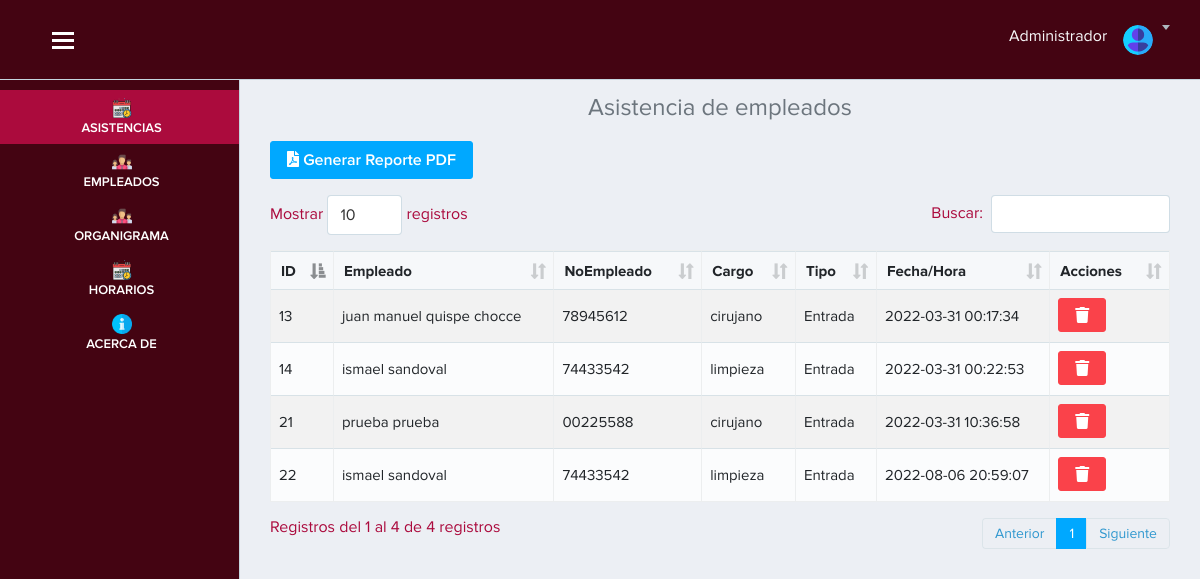
Page /vista/inicio.php (signed in) on the earlier database version.
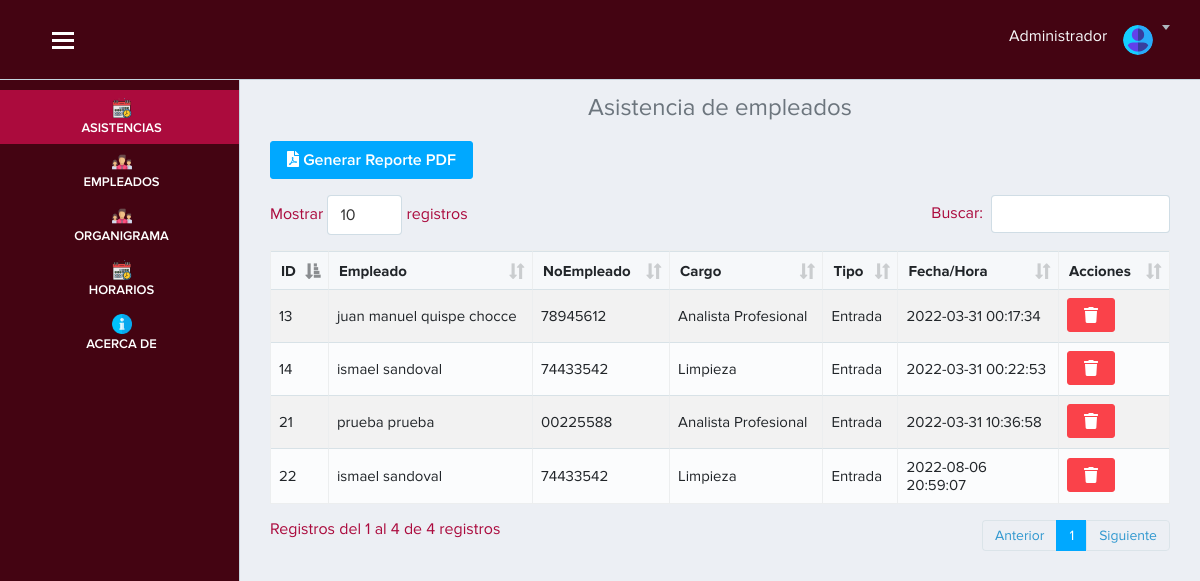
Same page on the later database version.
### tables this page shows
CREATE TABLE `asistencia` (
  `id_asistencia` int(11) NOT NULL AUTO_INCREMENT,
  `dni` varchar(255) NOT NULL,
  `tipo` varchar(20) NOT NULL,
  `fecha` datetime DEFAULT NULL,
  PRIMARY KEY (`id_asistencia`),
  KEY `fk2` (`dni`),
  CONSTRAINT `fk2` FOREIGN KEY (`dni`) REFERENCES `empleado` (`dni`) ON DELETE CASCADE
);

CREATE TABLE `cargo` (
  `id_cargo` int(11) NOT NULL AUTO_INCREMENT,
  `nombre` varchar(100) DEFAULT NULL,
  PRIMARY KEY (`id_cargo`)
);

CREATE TABLE `empleado` (
  `id_empleado` int(11) NOT NULL AUTO_INCREMENT,
  `nombre` varchar(100) DEFAULT NULL,
  `apellido` varchar(255) DEFAULT NULL,
  `dni` varchar(255) NOT NULL,
  `cargo` int(11) NOT NULL,
  `direccion` int(11) NOT NULL,
  `subsecretaria` int(11) NOT NULL,
  `usuario` varchar(100) NOT NULL,
  `password` varchar(255) NOT NULL,
  `is_admin` tinyint(1) NOT NULL DEFAULT '0',
  PRIMARY KEY (`id_empleado`),
  UNIQUE KEY `dni_unique` (`dni`),
  KEY `fk1` (`cargo`),
  CONSTRAINT `fk1` FOREIGN KEY (`cargo`) REFERENCES `cargo` (`id_cargo`) ON DELETE CASCADE
);

### vista/inicio.php (the view, shortened to what this page needs)
<?php require('./layout/topbar.php'); ?>
<?php require('./layout/sidebar.php'); ?>
<div class="page-content">
    <h4 class="text-center text-secondary">Asistencia de empleados</h4>
    <?php
    include "../controlador/controlador_eliminar_asistencia.php";
    $sql = $conexion->query("SELECT
    asistencia.id_asistencia,
    asistencia.dni,
    asistencia.tipo,
    asistencia.fecha,
    empleado.nombre as 'nom_empleado',
    empleado.apellido,
    empleado.dni,
    empleado.cargo,
    cargo.id_cargo,
    cargo.nombre as 'nom_cargo'
    FROM
    asistencia
    INNER JOIN empleado ON asistencia.dni = empleado.dni
    INNER JOIN cargo ON empleado.cargo = cargo.id_cargo");
    ?>
    <div class="container-fluid">
        <div class="mb-3">
            <button type="button" class="btn btn-primary" data-toggle="modal" data-target="#modalFiltros">
                <i class="fas fa-file-pdf"></i> Generar Reporte PDF
            </button>
        </div>
        <div class="table-responsive">
            <table class="table table-bordered table-hover w-100 table-striped" id="example">
                <thead>
                    <tr>
                        <th scope="col">ID</th>
                        <th scope="col">Empleado</th>
                        <th scope="col">NoEmpleado</th>
                        <th scope="col">Cargo</th>
                        <th scope="col">Tipo</th>
                        <th scope="col">Fecha/Hora</th>
                        <th scope="col">Acciones</th>
                    </tr>
                </thead>
                <tbody>
                    <?php
                    while ($datos = $sql->fetch_object()) { ?>
                    <tr>
                        <td><?= $datos->id_asistencia ?></td>
                        <td><?= $datos->nom_empleado. " ". $datos->apellido ?></td>
                        <td><?= $datos->dni ?></td>
                        <td><?= $datos->nom_cargo ?></td>
                        <td><?= ucfirst($datos->tipo) ?></td>
                        <td><?= $datos->fecha ?></td>
                        <td>
                            <a href="inicio.php?id=<?= $datos->id_asistencia ?>" onclick="advertencia(event)" class="btn btn-danger">
                                <i class="fas fa-trash"></i>
                            </a>
                        </td>
                    </tr>
                    <?php } ?>
                </tbody>
            </table>
        </div>
    </div>
</div>
</div>
<?php require('./layout/footer.php'); ?>

Differences in the rows shown:
changed through a linked row, asistencia "juan manuel": cargo.nombre "cirujano" → "Analista Profesional"
changed through a linked row, asistencia id 14: cargo.nombre "limpieza" → "Limpieza"
changed through a linked row, asistencia "prueba": cargo.nombre "cirujano" → "Analista Profesional"
changed through a linked row, asistencia id 22: cargo.nombre "limpieza" → "Limpieza"
